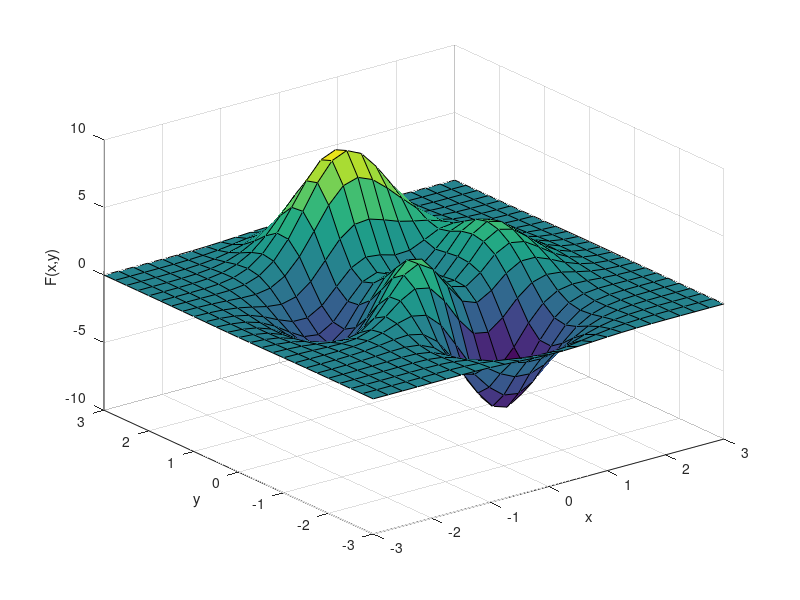
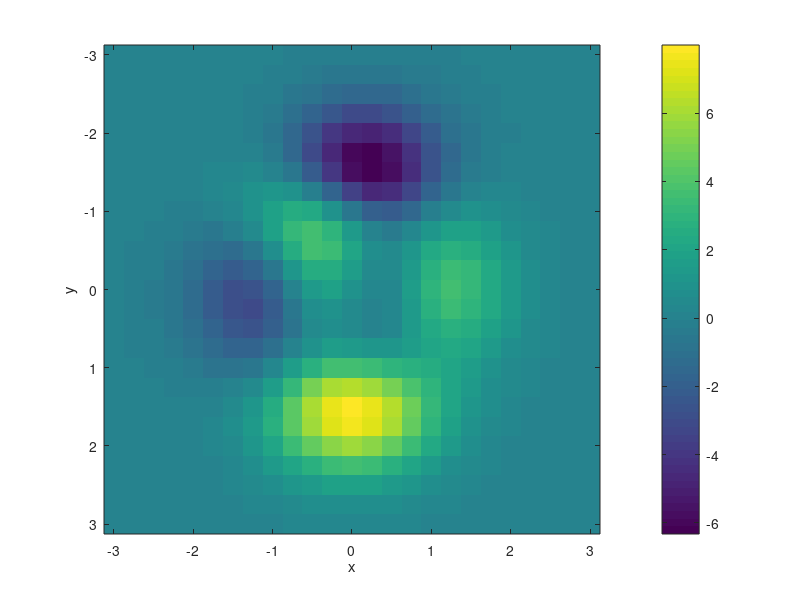

These charts were generated, in order, by the following MATLAB code: (Note: this script raises an error after producing the figures.)
clear all
close all
clc

% Lecture 15 practical:

%% Colormaps and colorbars

[x, y, F] = peaks(25); % load a generic function from MATLAB

% plot the surface
figure;
surf(x,y,F); % surf(x-grid,y-grid, function(x,y))

xlabel('x'); ylabel('y'); zlabel('F(x,y)');

%% or plot the matrix with colorbar and label

x1 = x( 1, : ); % get the unique x-values
y1 = y( :, 1 ); % get the unique y-values

figure;
imagesc( x1, y1, F ); % imagesc(x-vector,y-vector, function(x,y))
xlabel('x'); ylabel('y'); 
c = colorbar; % make a colorbar and save a handle
c.Label.String = 'F(x,y)';
% or
% ylabel(c,'F(x,y)');


%% let's look at the colormap now

% more info at
% https://www.mathworks.com/help/matlab/ref/colormap.html?searchHighlight=colormap

clc; % clear command window

figure;
imagesc( x1, y1, F );
colormap % Each row defines a three-element RGB triplet.

%% change the colormap

figure;
imagesc( x1, y1, F );
colormap( jet ) % Each row defines a three-element RGB triplet.
colorbar;

%% change the colormap interval

figure;
imagesc( x1, y1, F );
colormap( jet( 30 ) ) % Each row defines a three-element RGB triplet.
colorbar;

% try changing the number inside of jet and look at the output

%% what about the axis the limits for the colorbar

figure;
imagesc( x1, y1, F );
colormap( jet ); % Each row defines a three-element RGB triplet.
colorbar;
caxis( [-10 30] ); % caxis( [cmin cmax] )





%%
%--------------------------------------------------------------------------
% Numerical integration
%--------------------------------------------------------------------------

addpath('./ncm'); % tell MATLAB to look in this folder for functions

%% Let's start with a default example from MATLAB

ezplot(@humps,[0,1]);
quadgui(@humps,0,1,1e-4);

%% Setup the integrand

f = @(x) sin(x); % use an anonymous function

quadgui( f, 0, pi, 1.e-8 );

tic
Q = quad( f, 0, pi, 1.e-8 ); % old method (note orange line under function name)
toc

tic
I = integral( f, 0, pi, 'AbsTol', 1.e-8 ); % new method
toc

%% what about with lower tolerance?

quadgui( f, 0, pi, 1.e-3 );

%% do not have to use anonymous function

quadgui('cos(x)', 0, (9/2)*pi, 1.e-6 );

% Notice how weird the function looks when you first use the midpoint rule
% to split it up into rectangles.

%% You can really do almost any type of integral

f = @(x) 1./sqrt(1+x.^4);

quadgui( f, 0, 1 );

%% another example

quadgui( 't^(8/3)*(1-t)^(10/3)' ,0, 1, 1.e-8 );

%% another example

f= @(x) sin(x)./x;

quadgui( f, 0, pi, 1.0e-4 );

%% what happened?

% We divided by zero and eventually we should reach a recursion limit.
% This is because there is a "singularity" in the function at x=0.

% One solution is
quadgui( f, realmin, pi, 1.0e-4 );

%% another option is to make a smarter function

quadgui( @sinc, 0, pi, 1.0e-4 ); % then call this anonymous function

%% What about if your integral depends on other parameters?

% Well we need to build more complicated functions then.

f = @(t,z,w) t.^(z-1) .* (1-t).^(w-1);

z = 8/3;
w = 10/3;
tol = 1.0e-5;

quadgui( f, 0, 1, tol, z, w); % all values passed after tol will be given to the function f

%% Up to now, we integrated continuous functions.

% How do we do integration when we have discretely sampled data?

x = linspace( 0, pi, 11 );
y = sin(x);

plot(x,y,'k*'); xlabel('x [rad]'); ylabel('sin(x)'); axis('tight');

% trapz  Trapezoidal numerical integration.
Q = trapz( x, y ); % trapz(x-vector, y-vector)

f = @(x) sin(x);
Qi = integral( f, 0, pi, 'AbsTol', 1.e-8 ); % new method




%%
%
% NOTE: Example in this practical are taken from the Quadrature Chapter
% (chapter 6) in https://www.mathworks.com/moler/chapters.html

